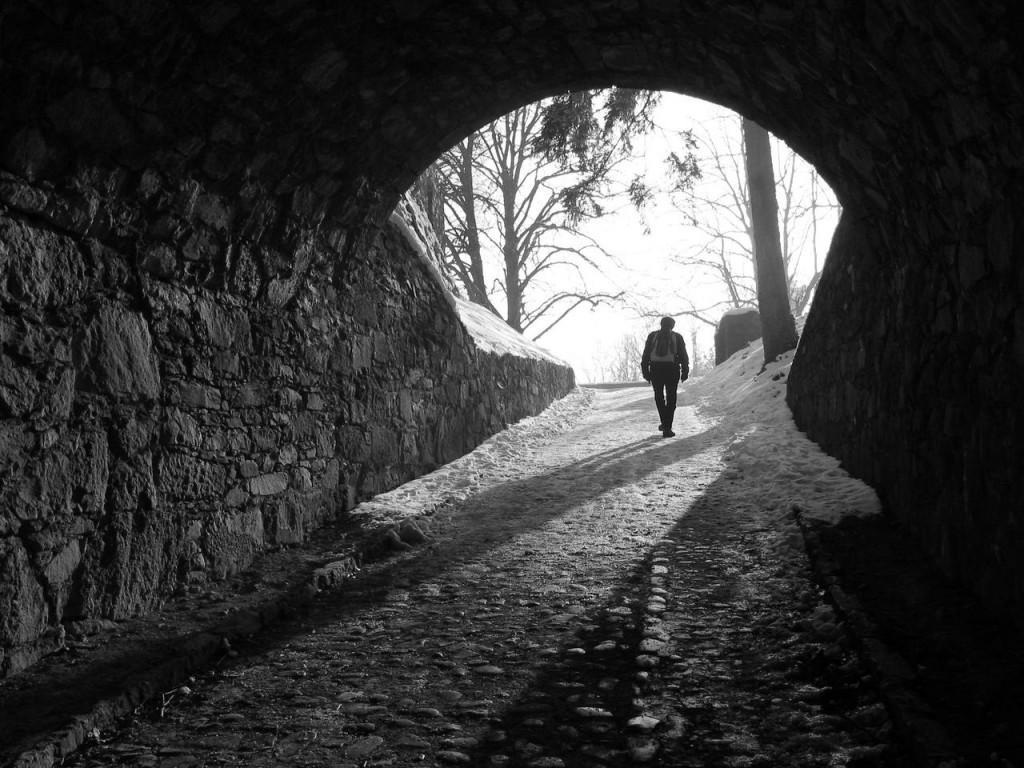
#> input picture resources/tun.jpg, 1024 x 768 px
$ jupyter execute ex6.ipynb
#> lines starting #> are read from the running program, lines starting #| are printed output that depends on the picture
[cell 1]
import numpy as np
from scipy import fft
import cv2
import matplotlib.pyplot as plt

## homomorphic_filtering
Realiza un filtrado de la imagen de entrada mediante la multiplicación en frecuencia del espectro del logaritmo de la señal, con un filtro, en este caso gausseano. Devuelve la imagen filtrada lista para ser representada con `plt.imshow` por ejemplo.

[cell 2]
def homomorphic_filtering(x : np.array, gamma_h=0.4, gamma_l=1.6, c=1, D0=0.1, plot_filter=False):
    X = fft.fft2(np.log(x + 0.00001))

    d_center = (np.array(X.shape) - 1) / 2
    d = np.array([np.sqrt((range(x.shape[0]) - d_center[0])**2 + (i - d_center[1])**2) for i in range(x.shape[1])]).T
    H = (gamma_h - gamma_l) * (1 - np.exp(-c * d**2 / (D0 * x.shape[0])**2)) + gamma_l
    H = np.interp(H, (H.min(), H.max()), (H.min(), 1))
    if (plot_filter):
        plt.imshow(H)
        plt.colorbar()

    Y = np.multiply(X, H)
    y = np.exp(fft.ifft2(Y).real)
    return y

Se lee la imagen de entrada como un arreglo en escala de gris

[cell 3]
img = cv2.imread('../resources/tun.jpg', cv2.IMREAD_GRAYSCALE)
#> img is the input picture: shape (768, 1024); min 0, max 255, mean 56.8

[cell 4]
fig = plt.figure()
fig.set_size_inches(15, 15)
plt.axis('off')
plt.imshow(img, cmap='gray')

Se realiza el filtrado de la imagen mediante un filtro pasa altos, el cual se presenta a continuación. Este tipo de filtro generará un realce de los highlights en la imagen de entrada, haciendo visibles zonas que antes eran oscuras. Como contraparte, generará que algunas zonas que ya eran claras, se saturen.

[cell 5]
img_f = homomorphic_filtering(img, plot_filter=True)
#> in homomorphic_filtering, `y = np.exp(fft.ifft2(Y).real)`:
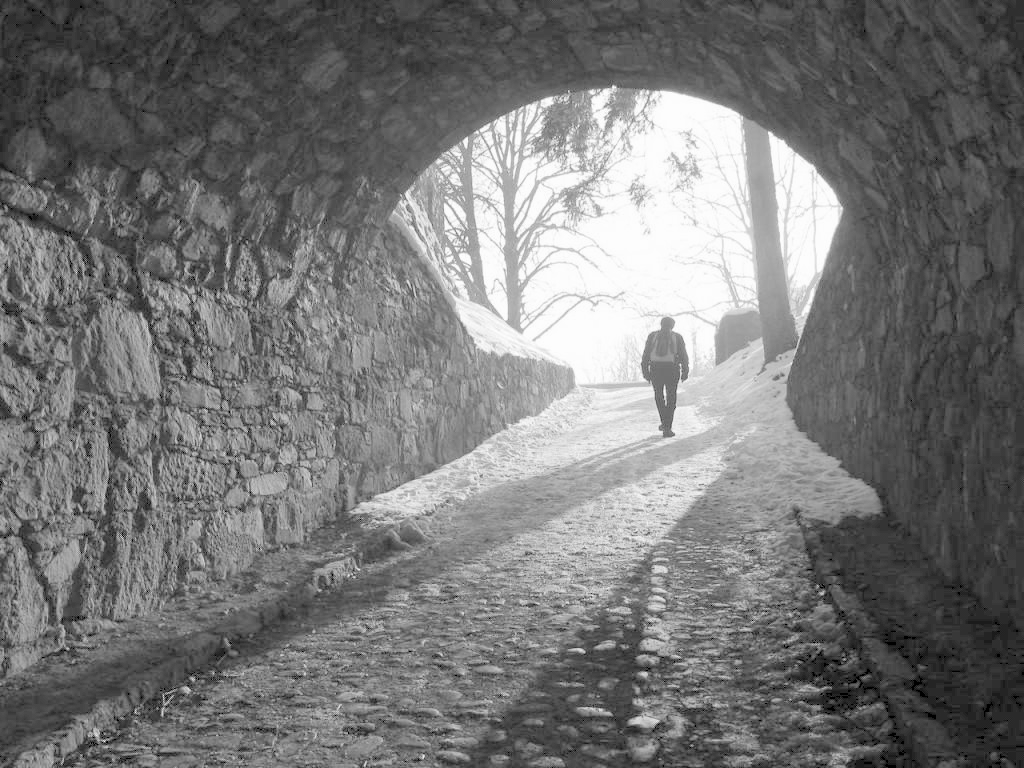
#> y: shape (768, 1024) float64; min 0.00613, max 9.24, mean 4.33; drawn with min black and max white
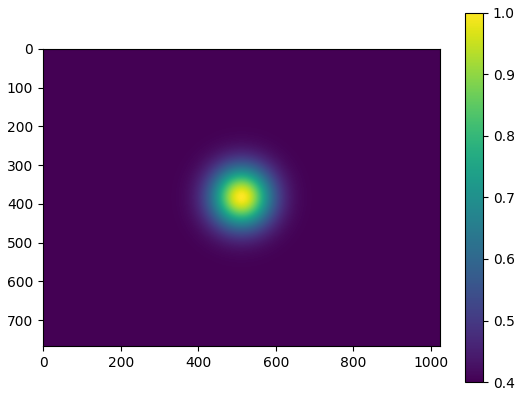
#> figure drawn by matplotlib, 2 panels

$ run again, with resources/cactus.png saved as resources/tun.jpg
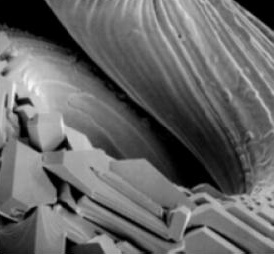
#> input picture resources/cactus.png, 274 x 254 px
#> img is the input picture: shape (254, 274); min 0, max 249, mean 102.7
#> in homomorphic_filtering, `y = np.exp(fft.ifft2(Y).real)`:
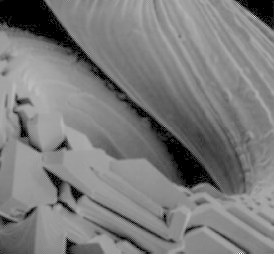
#> y: shape (254, 274) float64; min 0.00467, max 12.33, mean 5.97; drawn with min black and max white
#> `[cell 5] img_f = homomorphic_filtering(img, plot_filter=True)`:
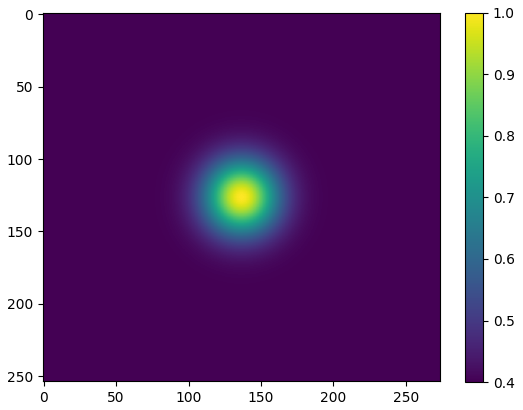
#> figure drawn by matplotlib, 2 panels
